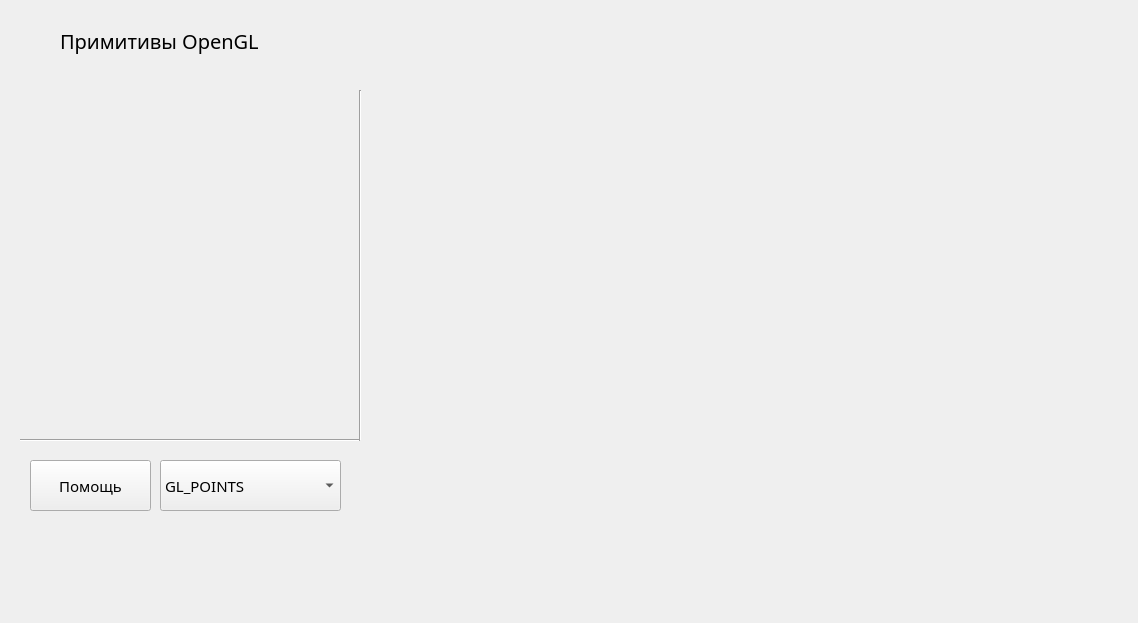
<?xml version="1.0" encoding="UTF-8"?>
<ui version="4.0">
 <class>MainWindow</class>
 <widget class="QMainWindow" name="MainWindow">
  <property name="windowModality">
   <enum>Qt::ApplicationModal</enum>
  </property>
  <property name="geometry">
   <rect>
    <x>0</x>
    <y>0</y>
    <width>1138</width>
    <height>623</height>
   </rect>
  </property>
  <property name="windowTitle">
   <string>MainWindow</string>
  </property>
  <widget class="QWidget" name="centralWidget">
   <widget class="GLWidget" name="GLwidget" native="true">
    <property name="geometry">
     <rect>
      <x>380</x>
      <y>20</y>
      <width>741</width>
      <height>571</height>
     </rect>
    </property>
   </widget>
   <widget class="QComboBox" name="comboBox">
    <property name="geometry">
     <rect>
      <x>160</x>
      <y>460</y>
      <width>181</width>
      <height>51</height>
     </rect>
    </property>
    <property name="font">
     <font>
      <family>SF UI Display</family>
      <pointsize>11</pointsize>
     </font>
    </property>
    <item>
     <property name="text">
      <string>GL_POINTS</string>
     </property>
    </item>
    <item>
     <property name="text">
      <string>GL_LINES</string>
     </property>
    </item>
    <item>
     <property name="text">
      <string>GL_LINE_STRIP</string>
     </property>
    </item>
    <item>
     <property name="text">
      <string>GL_LINE_LOOP</string>
     </property>
    </item>
    <item>
     <property name="text">
      <string>GL_TRIANGLES</string>
     </property>
    </item>
    <item>
     <property name="text">
      <string>GL_TRIANGLE_STRIP</string>
     </property>
    </item>
    <item>
     <property name="text">
      <string>GL_TRIANGLE_FAN</string>
     </property>
    </item>
    <item>
     <property name="text">
      <string>GL_QUADS</string>
     </property>
    </item>
    <item>
     <property name="text">
      <string>GL_QUAD_STRIP</string>
     </property>
    </item>
    <item>
     <property name="text">
      <string>GL_POLYGON</string>
     </property>
    </item>
   </widget>
   <widget class="QLabel" name="label">
    <property name="geometry">
     <rect>
      <x>20</x>
      <y>90</y>
      <width>331</width>
      <height>341</height>
     </rect>
    </property>
    <property name="text">
     <string/>
    </property>
    <property name="pixmap">
     <pixmap>img/img2.jpg</pixmap>
    </property>
   </widget>
   <widget class="QPushButton" name="pushButton">
    <property name="geometry">
     <rect>
      <x>30</x>
      <y>460</y>
      <width>121</width>
      <height>51</height>
     </rect>
    </property>
    <property name="font">
     <font>
      <family>SF UI Display</family>
      <pointsize>11</pointsize>
     </font>
    </property>
    <property name="text">
     <string>Помощь</string>
    </property>
   </widget>
   <widget class="QLabel" name="label_2">
    <property name="geometry">
     <rect>
      <x>60</x>
      <y>20</y>
      <width>241</width>
      <height>41</height>
     </rect>
    </property>
    <property name="font">
     <font>
      <family>SF UI Display</family>
      <pointsize>15</pointsize>
     </font>
    </property>
    <property name="text">
     <string>Примитивы OpenGL</string>
    </property>
   </widget>
   <widget class="Line" name="line_2">
    <property name="geometry">
     <rect>
      <x>20</x>
      <y>430</y>
      <width>341</width>
      <height>20</height>
     </rect>
    </property>
    <property name="orientation">
     <enum>Qt::Horizontal</enum>
    </property>
   </widget>
   <widget class="Line" name="line_3">
    <property name="geometry">
     <rect>
      <x>350</x>
      <y>90</y>
      <width>21</width>
      <height>351</height>
     </rect>
    </property>
    <property name="orientation">
     <enum>Qt::Vertical</enum>
    </property>
   </widget>
  </widget>
 </widget>
 <layoutdefault spacing="6" margin="11"/>
 <customwidgets>
  <customwidget>
   <class>GLWidget</class>
   <extends>QWidget</extends>
   <header>glwidget.h</header>
   <container>1</container>
   <slots>
    <slot>changeType(QString)</slot>
   </slots>
  </customwidget>
 </customwidgets>
 <resources/>
 <connections>
  <connection>
   <sender>comboBox</sender>
   <signal>currentTextChanged(QString)</signal>
   <receiver>GLwidget</receiver>
   <slot>changeType(QString)</slot>
   <hints>
    <hint type="sourcelabel">
     <x>157</x>
     <y>503</y>
    </hint>
    <hint type="destinationlabel">
     <x>245</x>
     <y>405</y>
    </hint>
   </hints>
  </connection>
 </connections>
</ui>
